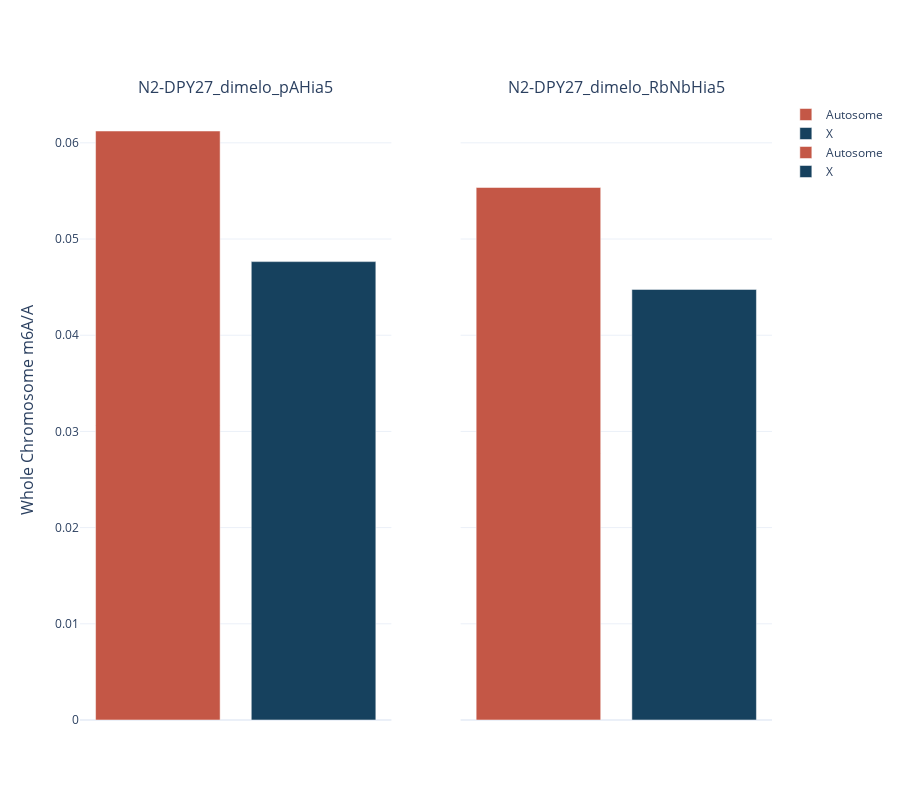

The cell this chart's notebook holds for it:
### Code cell
# Plot the boxplot
marker_colors =["#c45746","#16415e"]

fig = make_subplots(rows=1, cols=len(conditions),
                y_title = "Whole Chromosome m6A/A",
                shared_yaxes=True,
                subplot_titles=(conditions))

for i in range(0,len(conditions)):
    tube_df = combined_regions.loc[combined_regions['condition']==conditions[i]]
    chr_type = "Autosome"
    df_plot=tube_df.loc[tube_df['chr_type']==chr_type]
    df_plot=tube_df.sample(frac=17/100,replace=False,random_state=1)
    m6A_frac_tube = [df_plot['total_m6A'].sum()/df_plot['total_bases'].sum()]
    print(m6A_frac_tube)
    trace0 = go.Bar(x=df_plot['condition']+" ", y=m6A_frac_tube,
                         name=chr_type, marker_color =marker_colors[0])

    chr_type = "X"
    df_plot=tube_df.loc[tube_df['chr_type']==chr_type]
    m6A_frac_tube = [df_plot['total_m6A'].sum()/df_plot['total_bases'].sum()]
    trace1 = go.Bar(x=df_plot['condition'], y=m6A_frac_tube,
                         name=chr_type, marker_color =marker_colors[1])

    fig.append_trace(trace0, row = 1, col = i+1)
    fig.append_trace(trace1, row = 1, col = i+1)
    
fig['layout'].update(height = 800)
fig.update_layout(template="plotly_white")
fig.update_xaxes(showticklabels=False)
#fig.update_yaxes(range=[0.7, 1.3])
    
#fig.update_layout(boxmode='group', xaxis_tickangle=0)
fig.show()

### Figure 1 — Plotly figure (JSON) as saved in the notebook; plotly's stock layout.template omitted (floating-point values rounded to 4 significant figures)
{"data": [{"marker": {"color": "#c45746"}, "name": "Autosome", "type": "bar", "x": ["N2-DPY27_dimelo_pAHia5 ", "N2-DPY27_dimelo_pAHia5 ", "N2-DPY27_dimelo_pAHia5 ", "N2-DPY27_dimelo_pAHia5 ", "N2-DPY27_dimelo_pAHia5 ", "N2-DPY27_dimelo_pAHia5 ", "N2-DPY27_dimelo_pAHia5 ", "N2-DPY27_dimelo_pAHia5 ", "N2-DPY27_dimelo_pAHia5 ", "N2-DPY27_dimelo_pAHia5 ", "N2-DPY27_dimelo_pAHia5 ", "N2-DPY27_dimelo_pAHia5 ", "N2-DPY27_dimelo_pAHia5 "], "xaxis": "x", "y": [0.06123], "yaxis": "y"}, {"marker": {"color": "#16415e"}, "name": "X", "type": "bar", "x": ["N2-DPY27_dimelo_pAHia5", "N2-DPY27_dimelo_pAHia5", "N2-DPY27_dimelo_pAHia5", "N2-DPY27_dimelo_pAHia5", "N2-DPY27_dimelo_pAHia5", "N2-DPY27_dimelo_pAHia5", "N2-DPY27_dimelo_pAHia5", "N2-DPY27_dimelo_pAHia5", "N2-DPY27_dimelo_pAHia5", "N2-DPY27_dimelo_pAHia5", "N2-DPY27_dimelo_pAHia5", "N2-DPY27_dimelo_pAHia5", "N2-DPY27_dimelo_pAHia5", "N2-DPY27_dimelo_pAHia5", "N2-DPY27_dimelo_pAHia5", "N2-DPY27_dimelo_pAHia5", "N2-DPY27_dimelo_pAHia5", "N2-DPY27_dimelo_pAHia5", "N2-DPY27_dimelo_pAHia5", "N2-DPY27_dimelo_pAHia5", "N2-DPY27_dimelo_pAHia5", "N2-DPY27_dimelo_pAHia5", "N2-DPY27_dimelo_pAHia5", "N2-DPY27_dimelo_pAHia5", "N2-DPY27_dimelo_pAHia5", "N2-DPY27_dimelo_pAHia5", "N2-DPY27_dimelo_pAHia5", "N2-DPY27_dimelo_pAHia5", "N2-DPY27_dimelo_pAHia5", "N2-DPY27_dimelo_pAHia5", "N2-DPY27_dimelo_pAHia5", "N2-DPY27_dimelo_pAHia5", "N2-DPY27_dimelo_pAHia5", "N2-DPY27_dimelo_pAHia5", "N2-DPY27_dimelo_pAHia5", "N2-DPY27_dimelo_pAHia5", "N2-DPY27_dimelo_pAHia5", "N2-DPY27_dimelo_pAHia5", "N2-DPY27_dimelo_pAHia5", "N2-DPY27_dimelo_pAHia5", "N2-DPY27_dimelo_pAHia5", "N2-DPY27_dimelo_pAHia5", "N2-DPY27_dimelo_pAHia5", "N2-DPY27_dimelo_pAHia5", "N2-DPY27_dimelo_pAHia5", "N2-DPY27_dimelo_pAHia5", "N2-DPY27_dimelo_pAHia5", "N2-DPY27_dimelo_pAHia5", "N2-DPY27_dimelo_pAHia5", "N2-DPY27_dimelo_pAHia5", "N2-DPY27_dimelo_pAHia5", "N2-DPY27_dimelo_pAHia5", "N2-DPY27_dimelo_pAHia5", "N2-DPY27_dimelo_pAHia5", "N2-DPY27_dimelo_pAHia5", "N2-DPY27_dimelo_pAHia5", "N2-DPY27_dimelo_pAHia5", "N2-DPY27_dimelo_pAHia5", "N2-DPY27_dimelo_pAHia5", "N2-DPY27_dimelo_pAHia5", "N2-DPY27_dimelo_pAHia5", "N2-DPY27_dimelo_pAHia5", "N2-DPY27_dimelo_pAHia5", "N2-DPY27_dimelo_pAHia5", "N2-DPY27_dimelo_pAHia5", "N2-DPY27_dimelo_pAHia5", "N2-DPY27_dimelo_pAHia5", "N2-DPY27_dimelo_pAHia5", "N2-DPY27_dimelo_pAHia5", "N2-DPY27_dimelo_pAHia5", "N2-DPY27_dimelo_pAHia5", "N2-DPY27_dimelo_pAHia5", "N2-DPY27_dimelo_pAHia5", "N2-DPY27_dimelo_pAHia5", "N2-DPY27_dimelo_pAHia5", "N2-DPY27_dimelo_pAHia5"], "xaxis": "x", "y": [0.04765], "yaxis": "y"}, {"marker": {"color": "#c45746"}, "name": "Autosome", "type": "bar", "x": ["N2-DPY27_dimelo_RbNbHia5 ", "N2-DPY27_dimelo_RbNbHia5 ", "N2-DPY27_dimelo_RbNbHia5 ", "N2-DPY27_dimelo_RbNbHia5 ", "N2-DPY27_dimelo_RbNbHia5 ", "N2-DPY27_dimelo_RbNbHia5 ", "N2-DPY27_dimelo_RbNbHia5 ", "N2-DPY27_dimelo_RbNbHia5 ", "N2-DPY27_dimelo_RbNbHia5 ", "N2-DPY27_dimelo_RbNbHia5 ", "N2-DPY27_dimelo_RbNbHia5 ", "N2-DPY27_dimelo_RbNbHia5 ", "N2-DPY27_dimelo_RbNbHia5 "], "xaxis": "x2", "y": [0.05536], "yaxis": "y2"}, {"marker": {"color": "#16415e"}, "name": "X", "type": "bar", "x": ["N2-DPY27_dimelo_RbNbHia5", "N2-DPY27_dimelo_RbNbHia5", "N2-DPY27_dimelo_RbNbHia5", "N2-DPY27_dimelo_RbNbHia5", "N2-DPY27_dimelo_RbNbHia5", "N2-DPY27_dimelo_RbNbHia5", "N2-DPY27_dimelo_RbNbHia5", "N2-DPY27_dimelo_RbNbHia5", "N2-DPY27_dimelo_RbNbHia5", "N2-DPY27_dimelo_RbNbHia5", "N2-DPY27_dimelo_RbNbHia5", "N2-DPY27_dimelo_RbNbHia5", "N2-DPY27_dimelo_RbNbHia5", "N2-DPY27_dimelo_RbNbHia5", "N2-DPY27_dimelo_RbNbHia5", "N2-DPY27_dimelo_RbNbHia5", "N2-DPY27_dimelo_RbNbHia5", "N2-DPY27_dimelo_RbNbHia5", "N2-DPY27_dimelo_RbNbHia5", "N2-DPY27_dimelo_RbNbHia5", "N2-DPY27_dimelo_RbNbHia5", "N2-DPY27_dimelo_RbNbHia5", "N2-DPY27_dimelo_RbNbHia5", "N2-DPY27_dimelo_RbNbHia5", "N2-DPY27_dimelo_RbNbHia5", "N2-DPY27_dimelo_RbNbHia5", "N2-DPY27_dimelo_RbNbHia5", "N2-DPY27_dimelo_RbNbHia5", "N2-DPY27_dimelo_RbNbHia5", "N2-DPY27_dimelo_RbNbHia5", "N2-DPY27_dimelo_RbNbHia5", "N2-DPY27_dimelo_RbNbHia5", "N2-DPY27_dimelo_RbNbHia5", "N2-DPY27_dimelo_RbNbHia5", "N2-DPY27_dimelo_RbNbHia5", "N2-DPY27_dimelo_RbNbHia5", "N2-DPY27_dimelo_RbNbHia5", "N2-DPY27_dimelo_RbNbHia5", "N2-DPY27_dimelo_RbNbHia5", "N2-DPY27_dimelo_RbNbHia5", "N2-DPY27_dimelo_RbNbHia5", "N2-DPY27_dimelo_RbNbHia5", "N2-DPY27_dimelo_RbNbHia5", "N2-DPY27_dimelo_RbNbHia5", "N2-DPY27_dimelo_RbNbHia5", "N2-DPY27_dimelo_RbNbHia5", "N2-DPY27_dimelo_RbNbHia5", "N2-DPY27_dimelo_RbNbHia5", "N2-DPY27_dimelo_RbNbHia5", "N2-DPY27_dimelo_RbNbHia5", "N2-DPY27_dimelo_RbNbHia5", "N2-DPY27_dimelo_RbNbHia5", "N2-DPY27_dimelo_RbNbHia5", "N2-DPY27_dimelo_RbNbHia5", "N2-DPY27_dimelo_RbNbHia5", "N2-DPY27_dimelo_RbNbHia5", "N2-DPY27_dimelo_RbNbHia5", "N2-DPY27_dimelo_RbNbHia5", "N2-DPY27_dimelo_RbNbHia5", "N2-DPY27_dimelo_RbNbHia5", "N2-DPY27_dimelo_RbNbHia5", "N2-DPY27_dimelo_RbNbHia5", "N2-DPY27_dimelo_RbNbHia5", "N2-DPY27_dimelo_RbNbHia5", "N2-DPY27_dimelo_RbNbHia5", "N2-DPY27_dimelo_RbNbHia5", "N2-DPY27_dimelo_RbNbHia5", "N2-DPY27_dimelo_RbNbHia5", "N2-DPY27_dimelo_RbNbHia5", "N2-DPY27_dimelo_RbNbHia5", "N2-DPY27_dimelo_RbNbHia5", "N2-DPY27_dimelo_RbNbHia5", "N2-DPY27_dimelo_RbNbHia5", "N2-DPY27_dimelo_RbNbHia5", "N2-DPY27_dimelo_RbNbHia5", "N2-DPY27_dimelo_RbNbHia5"], "xaxis": "x2", "y": [0.04477], "yaxis": "y2"}], "layout": {"annotations": [{"font": {"size": 16}, "showarrow": false, "text": "N2-DPY27_dimelo_pAHia5", "x": 0.225, "xanchor": "center", "xref": "paper", "y": 1, "yanchor": "bottom", "yref": "paper"}, {"font": {"size": 16}, "showarrow": false, "text": "N2-DPY27_dimelo_RbNbHia5", "x": 0.775, "xanchor": "center", "xref": "paper", "y": 1, "yanchor": "bottom", "yref": "paper"}, {"font": {"size": 16}, "showarrow": false, "text": "Whole Chromosome m6A/A", "textangle": -90, "x": 0, "xanchor": "right", "xref": "paper", "xshift": -40, "y": 0.5, "yanchor": "middle", "yref": "paper"}], "height": 800, "xaxis": {"anchor": "y", "domain": [0, 0.45], "showticklabels": false}, "xaxis2": {"anchor": "y2", "domain": [0.55, 1], "showticklabels": false}, "yaxis": {"anchor": "x", "domain": [0, 1]}, "yaxis2": {"anchor": "x2", "domain": [0, 1], "matches": "y", "showticklabels": false}}}
